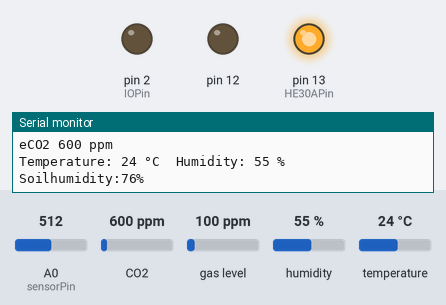
Simulated run of this sketch. Board: Arduino Uno, built with avr-gcc and run on an emulated ATmega328P. On the bench: output pins drawn as LEDs (lit = HIGH), the last lines printed to the serial monitor. The inputs (shaded band) are chosen by the test bench; at power-on: A0 (sensorPin) = 512, humidity 55 %, CO2 600 ppm, gas level 100 ppm, temperature 24 °C.

Above: at 2.3 s.
2.4 s: A0 (sensorPin) set to 602
4.7 s: A0 (sensorPin) set to 629
At 6.4 s:
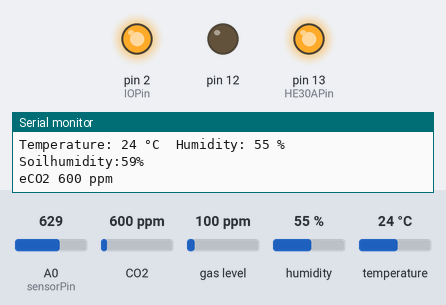
6.8 s: humidity set to 58 %
9.3 s: humidity set to 61 %
At 12.3 s:
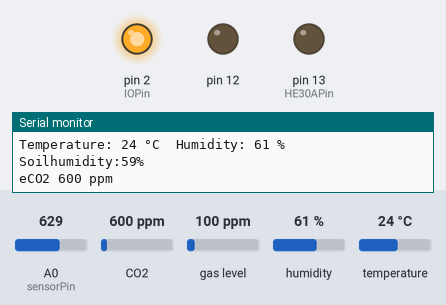
12.7 s: humidity set to 22 %
At 15.2 s:
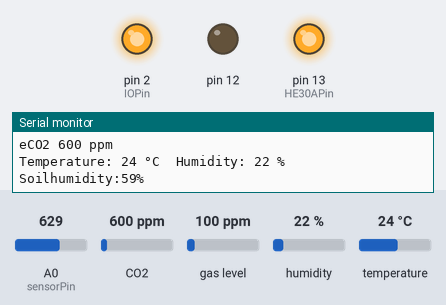
15.7 s: humidity set to 68 %
At 18.2 s:
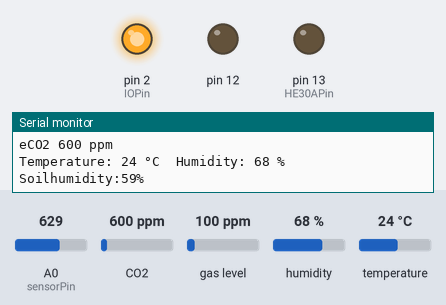
Timing chart, 0 to 19.7 s (numbered marks = the images above; inputs shaded):
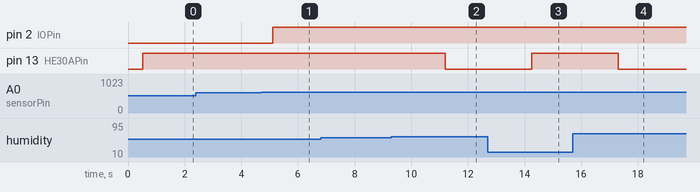

Measured:
- the behaviour switches between 612 and 613 on A0 (sensorPin) (found by bisection; images 0 and 1)
- the behaviour switches between 59 and 60 % on humidity (found by bisection; images 1 and 2)
- after the input at 4.7 s, pin 2 (IOPin): LOW → HIGH after 0.40 s
- after the input at 9.3 s, pin 13 (HE30APin): HIGH → LOW after 1.9 s
- after the input at 12.7 s, pin 13 (HE30APin): LOW → HIGH after 1.6 s
- after the input at 15.7 s, pin 13 (HE30APin): HIGH → LOW after 1.6 s

The sketch:

sketch.ino
```cpp
#include <DHT11.h> //引用DHT11温湿度传感器的库
#include "Adafruit_SGP30.h"// 引用SGP30空气质量/二氧化碳传感器的库

Adafruit_SGP30 sgp;//创建SGP30传感器对象

DHT11 dht11(7);// 定义DHT11连接在数字引脚7上

 const int IOPin = 2;//定义一个输出引脚（用于控制水泵）
 const int sensorPin = A0;// 模拟引脚A0用于读取土壤湿度传感器
 const int HE30APin = 13;// 定义引脚13（用于控制加湿器）
 const int airValue = 1023;   // 干燥空气中的读数（把探头拔出来测）
const int waterValue = 350;  // 纯水中的读数（把探头完全浸入水中测）

  void setup(){
   Serial.begin(9600);//初始化波特率为9600
  while (!Serial) { delay(10); } //
  Serial.println("SGP30 test");
  if (! sgp.begin()){
    Serial.println("Sensor not found :(");
    while (1);
  }
  Serial.print("Found SGP30 serial #");
  Serial.print(sgp.serialnumber[0], HEX);
  Serial.print(sgp.serialnumber[1], HEX);
  Serial.println(sgp.serialnumber[2], HEX);//尝试启动SGP30传感器，如果找不到则报错并停止程序
    pinMode(2,OUTPUT);
    pinMode(7,INPUT); // 引脚7设置为输入模式（读取DHT11数据）
    pinMode(12,OUTPUT);
    pinMode(13,OUTPUT);//引脚2、12、13设置为输出模式（控制设备）

  }

  void loop(){
     if (! sgp.IAQmeasure()) {
    Serial.println("Measurement failed");
    return;
     }//调用sgp.IAQmeasure()进行测量
    Serial.print("eCO2 ");
     Serial.print(sgp.eCO2);
     Serial.println(" ppm");//打印等效二氧化碳浓度（eCO2）值

     int temperature = 0;
    int humidity = 0;
    int result = dht11.readTemperatureHumidity(temperature, humidity);
    if (result == 0) {
        Serial.print("Temperature: ");
        Serial.print(temperature);
        Serial.print(" °C\tHumidity: ");
        Serial.print(humidity);
        Serial.println(" %");
    } else {
        Serial.println(DHT11::getErrorString(result));
        /*调用dht11.readTemperatureHumidity()。如果读取成功，打印温度和湿度；如果失败，打印错误信息。*/

    }
    if(humidity<60){
      digitalWrite(13,HIGH);
    } else{
      digitalWrite(13,LOW);
    }//逻辑判断: 如果空气湿度小于60%，开启引脚13的设备（可能是加湿器或排风扇，根据硬件连接判断）；否则关闭。
     int sensorValue = analogRead(A0);//使用analogRead(A0)读取模拟值
       int soilhumidity = map(sensorValue,waterValue,airValue,100,0); //使用map()函数将模拟值（0-1023）映射为百分比（0%-100%）
        soilhumidity = constrain(soilhumidity, 0, 100);//约束土壤湿度数值位于0-100
        Serial.print("Soilhumidity:");
        Serial.print(soilhumidity);
        Serial.println("%");
        if( soilhumidity<62){
         digitalWrite(2,HIGH);
        }else{
          digitalWrite(2,LOW);
        }//逻辑判断: 如果土壤湿度小于62%，开启引脚2的设备（通常是水泵进行灌溉）；否则关闭。
        delay(1000);//延迟1秒

  }
```
